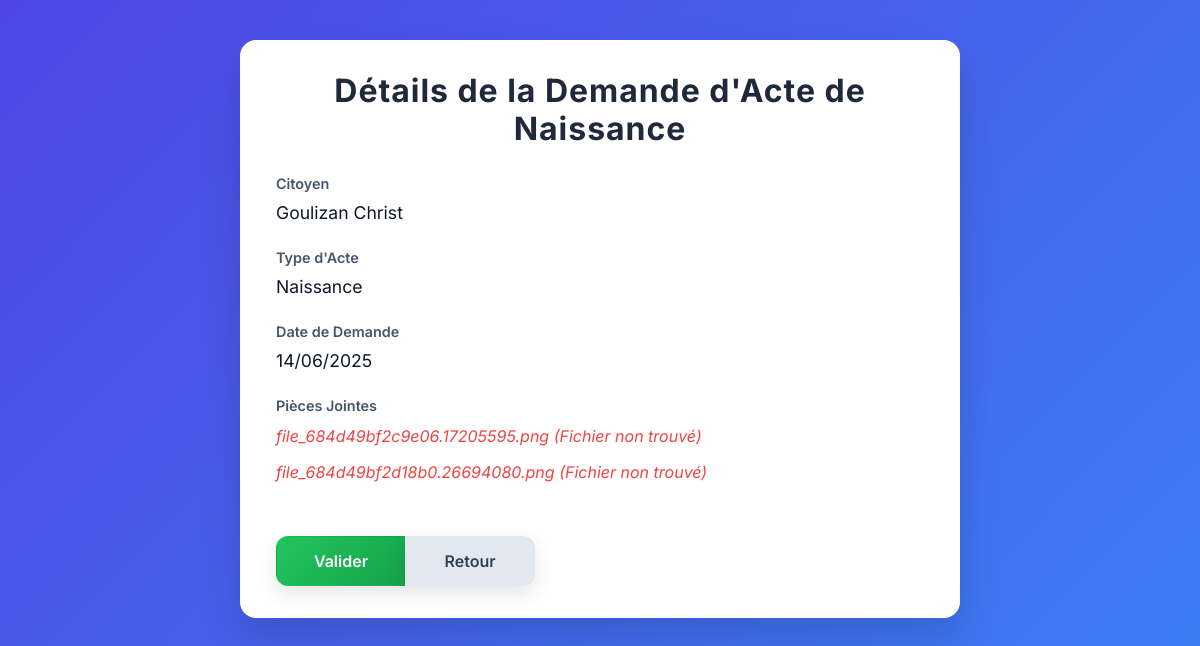
Screenshot of /details_demandes.php?id=61 (signed in) with the database file from the repository.
### tables this page shows
CREATE TABLE `demandes_actes` (
  `id` int(11) NOT NULL,
  `citoyen_id` int(11) NOT NULL,
  `type_acte` enum('naissance','mariage','deces') NOT NULL,
  `statut` enum('en_attente','accepte','rejete') DEFAULT 'en_attente',
  `date_demande` timestamp NOT NULL DEFAULT current_timestamp(),
  `fichiers` text DEFAULT NULL,
  `acte_valide` varchar(255) DEFAULT NULL
);

CREATE TABLE `citoyens` (
  `id` int(11) NOT NULL,
  `nom` varchar(255) NOT NULL,
  `prenom` varchar(100) NOT NULL,
  `email` varchar(255) NOT NULL,
  `mot_de_passe` varchar(255) NOT NULL,
  `date_inscription` timestamp NOT NULL DEFAULT current_timestamp()
);

### details_demandes.php (the view, shortened to what this page needs)
<?php
$conn = new mysqli('localhost', 'root', '', 'mairie_brobo');
$demande_id = (int)$_GET['id'];
$stmt = $conn->prepare("SELECT d.*, c.nom, c.prenom FROM demandes_actes d JOIN citoyens c ON d.citoyen_id = c.id WHERE d.id = ?");
$stmt->bind_param('i', $demande_id);
$stmt->execute();
$result = $stmt->get_result();
$demande = $result->fetch_assoc();
$fichiers = isset($demande['fichiers']) ? explode(',', $demande['fichiers']) : [];
?>
<!DOCTYPE html>
<html lang="fr">
<head>
    <link href="https://cdn.jsdelivr.net/npm/bootstrap@5.3.0/dist/css/bootstrap.min.css" rel="stylesheet" />
</head>
<body>
    <div class="container" role="main" aria-labelledby="mainTitle">
        <h2 id="mainTitle">Détails de la Demande d'Acte de Naissance</h2>
        <div class="info-group">
            <label class="info-label" for="citoyenName">Citoyen</label>
            <div class="info-value" id="citoyenName"><?= htmlspecialchars($demande['nom'] . ' ' . $demande['prenom']) ?></div>
        </div>
        <div class="info-group">
            <label class="info-label" for="typeActe">Type d'Acte</label>
            <div class="info-value" id="typeActe"><?= htmlspecialchars(ucfirst($demande['type_acte'])) ?></div>
        </div>
        <div class="info-group">
            <label class="info-label" for="dateDemande">Date de Demande</label>
            <div class="info-value" id="dateDemande"><?= date('d/m/Y', strtotime($demande['date_demande'])) ?></div>
        </div>
        <div class="info-group">
            <label class="info-label">Pièces Jointes</label>
            <ul class="file-list" aria-label="Liste des pièces jointes">
                <?php if (!empty($fichiers)) : ?>
                    <?php foreach ($fichiers as $fichier) :
                        $path = "../View/uploads/" . trim($fichier);
                        $exists = file_exists($path);
                    ?>
                        <li>
                            <?php if ($exists): ?>
                                <a href="<?= htmlspecialchars($path) ?>" target="_blank" rel="noopener noreferrer"><?= htmlspecialchars(trim($fichier)) ?></a>
                            <?php else: ?>
                                <span class="not-found"><?= htmlspecialchars(trim($fichier)) ?> (Fichier non trouvé)</span>
                            <?php endif; ?>
                        </li>
                    <?php endforeach; ?>
                <?php else : ?>
                    <li>Aucune pièce jointe disponible.</li>
                <?php endif; ?>
            </ul>
        </div>
        <div class="btn-group">
            <a href="selec.php?demande_id=<?= $demande['id'] ?>"
                class="btn btn-success"
                role="button"
                aria-label="Choisir l'acte pour le citoyen">
                Valider
            </a>
            <a href="dashboard_admin.php" class="btn btn-secondary" role="button" aria-label="Retour au tableau de bord">Retour</a>
        </div>
    </div>
</body>
</html>

### details_demandes.php (style rules this page uses)
body { background: linear-gradient(135deg, #4f46e5 0%, #3b82f6 100%); font-family: 'Inter', sans-serif; color: #202020; min-height: 100vh; display: flex; flex-direction: column; }
.container { background: #fff; border-radius: 16px; box-shadow: 0 20px 40px rgba(0, 0, 0, 0.15); max-width: 720px; margin: 40px auto 60px; padding: 32px 36px; }
h2 { font-weight: 700; color: #1e293b; margin-bottom: 24px; text-align: center; letter-spacing: 0.03em; }
.info-group { margin-bottom: 20px; }
.info-label { font-weight: 600; color: #475569; margin-bottom: 6px; display: block; font-size: 0.9rem; }
.info-value { font-size: 1.1rem; color: #0f172a; word-wrap: break-word; }
ul.file-list { list-style: none; padding-left: 0; margin-top: 8px; }
ul.file-list li { margin-bottom: 12px; font-size: 1rem; }
ul.file-list li .not-found { color: #ef4444; font-style: italic; }
.btn-group { text-align: center; margin-top: 32px; }
.btn-group .btn { min-width: 130px; font-weight: 600; padding: 12px 24px; border-radius: 12px; box-shadow: 0 8px 20px rgba(0, 0, 0, 0.1); transition: transform 0.2s ease, box-shadow 0.2s ease; }
.btn-group .btn-success { background: linear-gradient(135deg, #22c55e 0%, #16a34a 100%); border-color: transparent; color: white; }
.btn-group .btn-secondary { background: #e2e8f0; border-color: transparent; color: #334155; }

### rows the page displays
demandes_actes: citoyen.prenom "Goulizan Christ", type_acte "Naissance", date_demande "14/06/2025", fichiers "file_684d49bf2c9e06.17205595.png", fichiers "file_684d49bf2d18b0.26694080.png"
